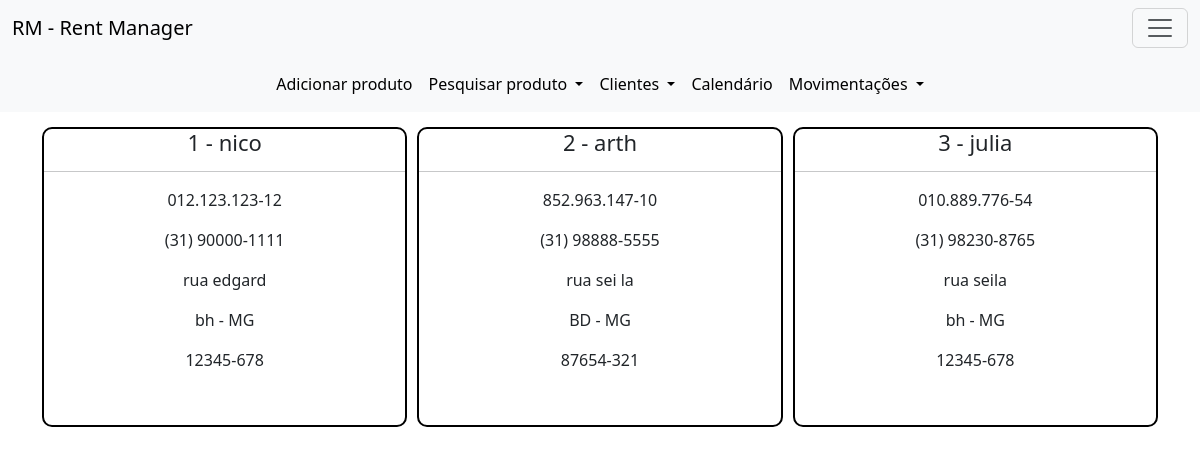
Screenshot of /clientes with the database file from the repository.
### models.py (models this page shows)
class Clientes(database.Model, UserMixin):
    id = database.Column(database.Integer, primary_key=True)
    nome = database.Column(database.String, nullable=False)
    telefone = database.Column(database.String, nullable=False)
    endereco = database.Column(database.Text, nullable=False)
    cidade = database.Column(database.String, nullable=False)
    uf = database.Column(database.String, nullable=False) #multipla escolha
    cep = database.Column(database.String, nullable=False)
    cpf = database.Column(database.String, nullable=False)
    c_aluguel = database.relationship('Alugueis', backref='clientes', lazy=True)

### routes.py (the view)
@app.route('/clientes', methods=['GET', 'POST'])
def clientes():
    cliente = Clientes.query.with_entities(Clientes.id, Clientes.nome, Clientes.cpf, Clientes.telefone, Clientes.endereco, Clientes.cidade, Clientes.uf, Clientes.cep).all()
    return render_template('clientes.html', cliente=cliente)

### templates/clientes.html
{% extends "base.html" %}
{% block head %}
    <link rel="stylesheet" href="../static/css/clientes.css">
{% endblock %}
{% block body %}
    <div class="container">
        <div class="painel" style="text-align: center;">
            {% for id, nome, cpf, telefone, endereco, cidade, uf, cep in cliente %}
                <div class="client" style="border: 2px solid black;">
                    <h2>{{ id }} - {{ nome }}</h2>
                    <hr>
                    <p>{{ cpf }}</p>
                    <p>{{ telefone }}</p>
                    <p>{{ endereco }}</p>
                    <p>{{ cidade }} - {{ uf }}</p>
                    <p>{{ cep }}</p>
                </div>
            {% endfor %}
        </div>
    </div>
{% endblock %}

### static/css/clientes.css (style rules this page uses)
.container { margin-top: 15px; }
.painel { display: grid; grid-template-columns: repeat(auto-fill, minmax(300px, 1fr)); gap: 10px; }
.client { width: 100%; height: 300px; border-radius: 10px; }
h2 { font-size: 22px; }

### rows the page displays
Clientes: id "1", nome "nico", cpf "012.123.123-12", telefone "(31) 90000-1111", endereco "rua edgard", cidade "bh", uf "MG", cep "12345-678"
Clientes: id "2", nome "arth", cpf "852.963.147-10", telefone "(31) 98888-5555", endereco "rua sei la", cidade "BD", uf "MG", cep "87654-321"
Clientes: id "3", nome "julia", cpf "010.889.776-54", telefone "(31) 98230-8765", endereco "rua seila", cidade "bh", uf "MG", cep "12345-678"
